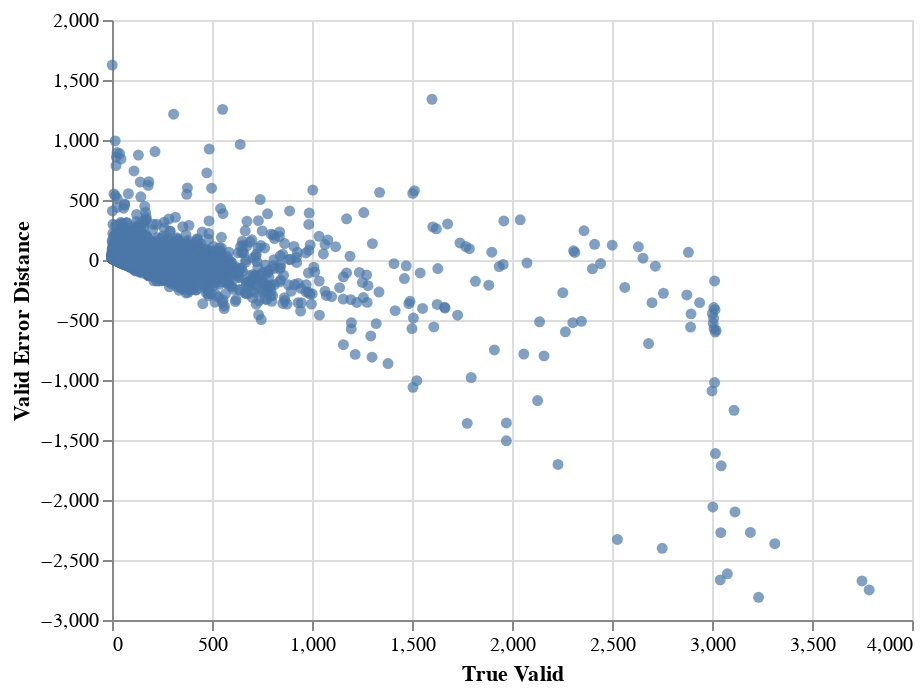

Here is the notebook cell this chart was saved with:
### Markdown cell above
### Residuals plot for validation set

### Code cell
# model 3
p['Valid_Distance']

### Figure 1 — Vega-Lite specification as saved in the notebook (floating-point values rounded to 4 significant figures; data arrays with more than 128 entries replaced by an {"elided": "..."} marker saying what was removed)
{"config": {"view": {"continuousWidth": 400, "continuousHeight": 300}}, "data": {"name": "data-ed92ba4951f9bc28319933dab4b451df"}, "mark": "circle", "encoding": {"x": {"type": "quantitative", "field": "True Valid"}, "y": {"type": "quantitative", "field": "Valid Error Distance"}}, "$schema": "https://vega.github.io/schema/vega-lite/v4.8.1.json", "datasets": {"data-ed92ba4951f9bc28319933dab4b451df": {"elided": "9898 records"}}}
